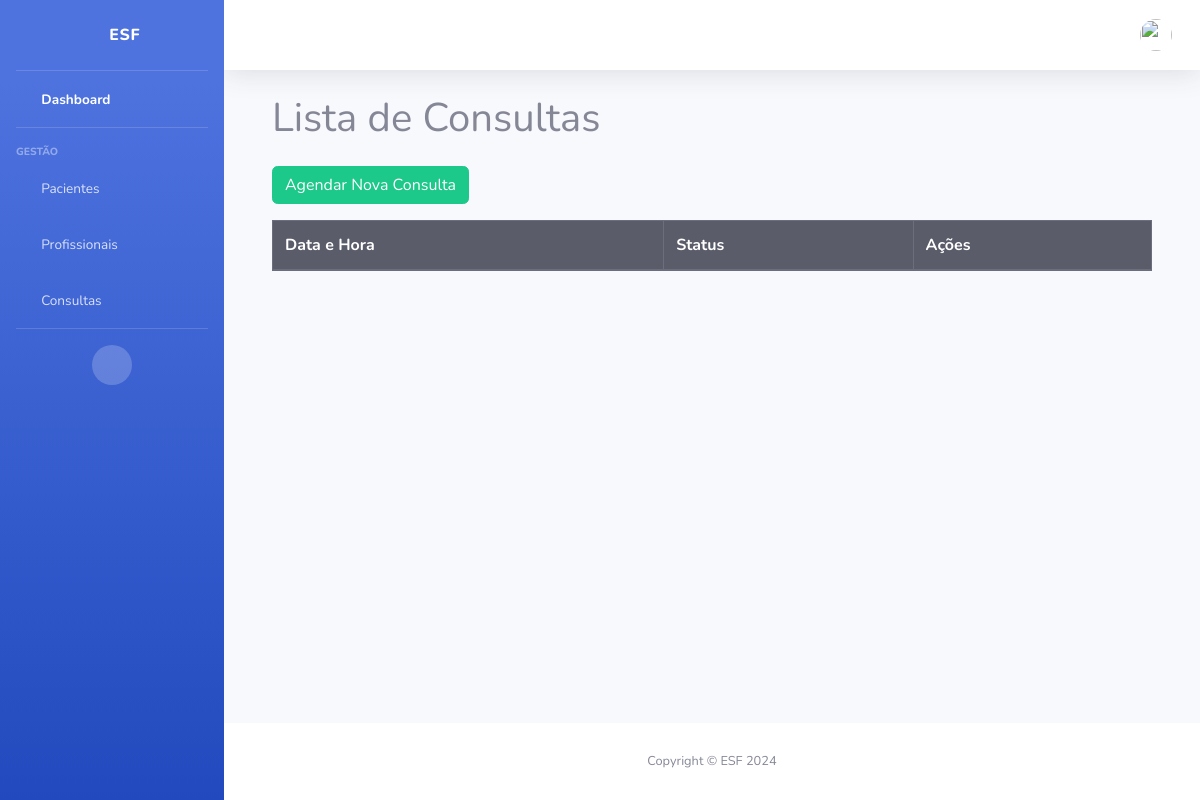
The page /consultas/consultas/ on the database as committed earlier.
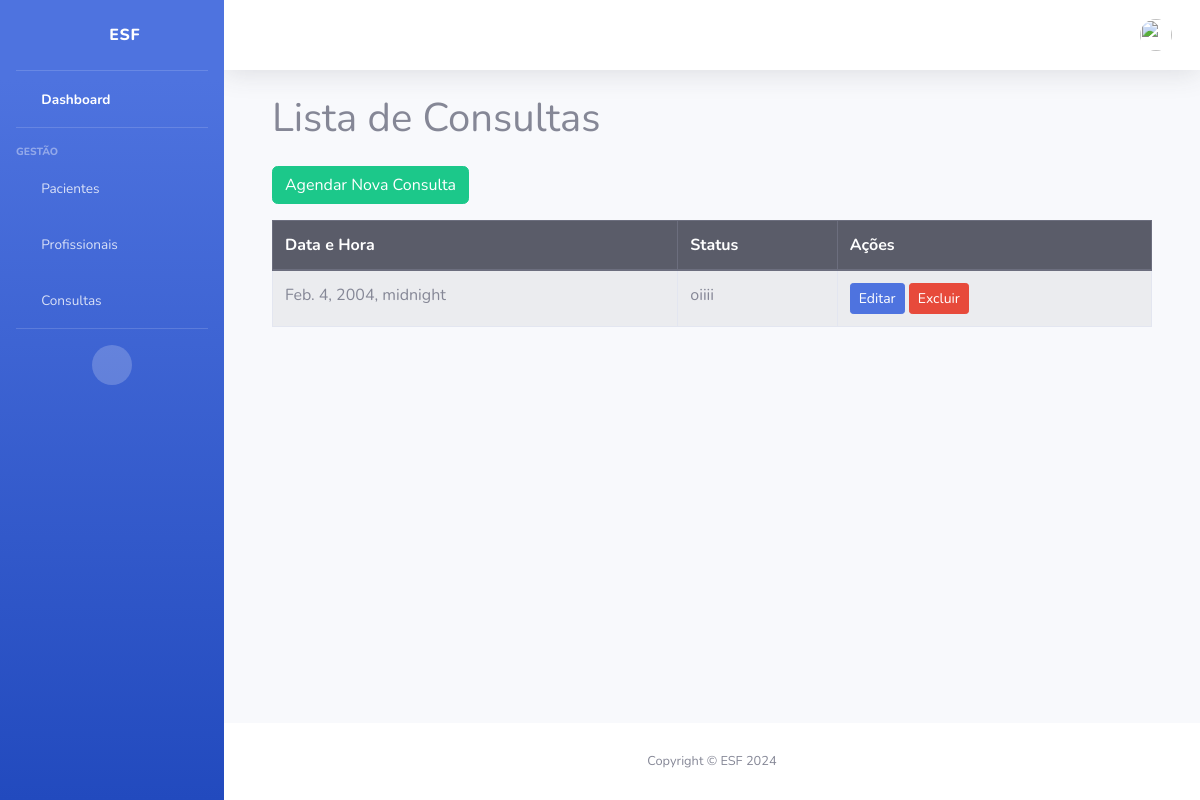
The same page on the database as committed later.
### consultas/models.py (models this page shows, shortened)
class Consulta(models.Model):
    data_hora = models.DateTimeField()
    status = models.TextField()

### consultas/views.py (the view)
# urls.py: path('consultas/', views.listar_consultas, name='listar_consultas'),
def listar_consultas(request):
    consultas = Consulta.objects.all()
    return render(request, 'consultas/listar_consultas.html', {'consultas': consultas})

### templates/consultas/listar_consultas.html
{% extends '_base.html' %}
{% block content %}
<div class="container mt-4">
    <h1 class="mb-4">Lista de Consultas</h1>
    <div class="mb-3">
        <a href="{% url 'agendar_consulta' %}" class="btn btn-success">Agendar Nova Consulta</a>
    </div>
    <table class="table table-striped table-bordered">
        <thead class="thead-dark">
            <tr>
                <th scope="col">Data e Hora</th>
                <th scope="col">Status</th>
                <th scope="col">Ações</th>
            </tr>
        </thead>
        <tbody>
            {% for consulta in consultas %}
                <tr>
                    <td>{{ consulta.data_hora }}</td>
                    <td>{{ consulta.status }}</td>
                    <td>
                        <a href="{% url 'editar_consulta' consulta.id %}" class="btn btn-primary btn-sm">Editar</a>
                        <a href="{% url 'excluir_consulta' consulta.id %}" class="btn btn-danger btn-sm">Excluir</a>
                    </td>
                </tr>
            {% endfor %}
        </tbody>
    </table>
</div>
{% endblock %}

Rows that differ between the two databases and show on the page:
added Consulta: data_hora "Feb. 4, 2004, midnight", status "oiiii"
